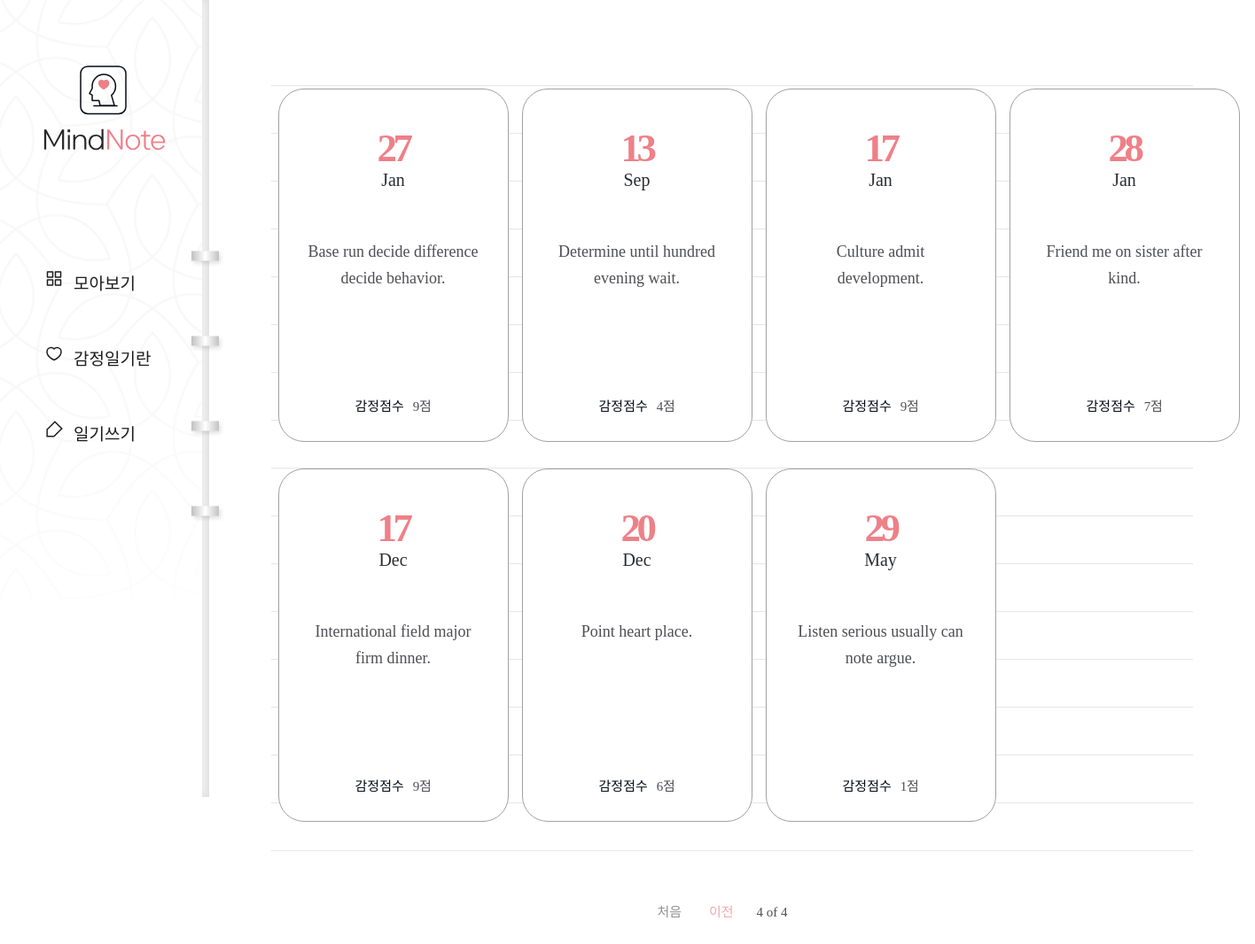
Page /diary/?page=4 on the committed database.
### diary/models.py (models this page shows, shortened)
class Page(models.Model):
    title = models.CharField(max_length=100, validators=[validate_no_hash])
    content = models.TextField(validators=[validate_no_hash])
    feeling = models.CharField(max_length=80, validators=[validate_no_hash, validate_no_numbers])
    score = models.IntegerField(validators=[validate_score])
    dt_created = models.DateField()

### diary/views.py (the view)
# urls.py: path('diary/', views.PageListView.as_view(), name='page-list'),
class PageListView(ListView):
    model = Page
    ordering = ['-dt_created']
    paginate_by = 8

### diary/templates/diary/page_list.html (shortened to what this page needs)
{% extends './base.html' %}
{% block content %}
{% if page_obj.object_list %}
    <div class="wrap-note">
        <div class="note">
            <div class="note-list">
                <ul>
                    {% for obj in page_obj.object_list %}
                    <li>
                        <a href="{% url 'page-detail' obj.id %}">
                            <div class="date">
                                <span>{{obj.dt_created|date:"d"}}</span>
                                <p>{{obj.dt_created|date:"M"}}</p>
                            </div>
                            <h2>{{obj.title}}</h2>
                            <div class="score">
                                <p>감정점수</p>
                                <span>{{obj.score}}점</span>
                            </div>
                        </a>
                    </li>
                    {% endfor %}
                </ul>
            </div>
            <div class="paging">
                {% if page_obj.has_previous %}
                    <a href="?page=1" class="first">처음</a>
                    <a href="?page={{page_obj.previous_page_number}}" class="prev">이전</a>
                {% endif %}
                <span class="page">
                    <p>{{page_obj.number}} of {{page_obj.paginator.num_pages}}</p>
                </span>
            </div>
        </div>
    </div>
{% endif %}
{% endblock content %}

### diary/static/diary/css/styles.css (style rules this page uses)
h1,h2,h3,p,a,ul,li { margin: 0; padding: 0; font-family: 'NanumSquare'; list-style: none; text-decoration: none; outline: none; }
html { position: relative; min-height: 100%; margin: 0; }
body { margin: 0; padding: 0; -webkit-font-smoothing: antialiased; -moz-osx-font-smoothing: auto; }
.wrap-note .note { padding-left: 236px; padding-top: 50px; padding-bottom: 200px; }
.note-list { margin: 0 70px; padding-top: 50px; background: url(../image/note-bg.svg) repeat-x center/1535px 974px; }
.note-list ul { overflow: hidden; width: 1100px; margin: 0 auto; padding-bottom: 50px; }
.note-list ul li { float: left; width: 25%; padding-bottom: 30px; }
.note-list ul li a { display: block; width: 258px; height: 397px; margin: 0 auto; background: #fff; border: solid 1px #a3a0a0; border-radius: 29px; }
.note-list ul li a .date { margin-top: 40px; margin-bottom: 55px; text-align: center; }
.note-list ul li a .date p { display: inline-block; font-family: 'NanumSquare'; color: #2b2d32; font-size: 20px; text-align: center; text-transform: capitalize; line-height: 1; }
.note-list ul li a .date span { display: block; font-family: 'NanumSquare'; color: #ee8088; font-weight: 700; font-size: 45px; letter-spacing: -4.47px; }
.note-list ul li a h2 { width: 196px; height: 150px; margin: 0 auto; font-family: 'NanumBarunpen'; color: #4e4f53; font-weight: normal; font-size: 18px; line-height: 1.67; text-align: center; }
.note-list ul li a .score { margin-top: 28px; text-align: center; }
.note-list ul li a .score p { display: inline-block; font-family: 'NanumSquare'; color: #060b18; font-size: 15px; }
.note-list ul li a .score span { padding-left: 6px; font-family: 'NanumBarunpen'; color: #4e4f53; font-size: 15px; letter-spacing: -0.29px; }
.paging { margin-top: 10px; text-align: center; }
.paging a { display: inline-block; font-family: 'NanumSquare'; font-size: 15px; }
.paging .first,.paging .last { color: #929191; }
.paging .first { margin-right: 27px; }
.paging .prev,.paging .next { color: #f2a6ac; }
.paging span { display: inline-block; }
.paging span p { margin: 0 22px; font-family: 'NanumSquare'; color: #4e4f53; font-size: 15px; }

### rows in the picture
Page: dt_created "27", dt_created "Jan", title "Base run decide difference decide behavior.", score "9"
Page: dt_created "13", dt_created "Sep", title "Determine until hundred evening wait.", score "4"
Page: dt_created "17", dt_created "Jan", title "Culture admit development.", score "9"
Page: dt_created "28", dt_created "Jan", title "Friend me on sister after kind.", score "7"
Page: dt_created "17", dt_created "Dec", title "International field major firm dinner.", score "9"
Page: dt_created "20", dt_created "Dec", title "Point heart place.", score "6"
Page: dt_created "29", dt_created "May", title "Listen serious usually can note argue.", score "1"

### other values in the picture
{{ page_obj.number }} "4"
{{ page_obj.paginator.num_pages }} "4"
